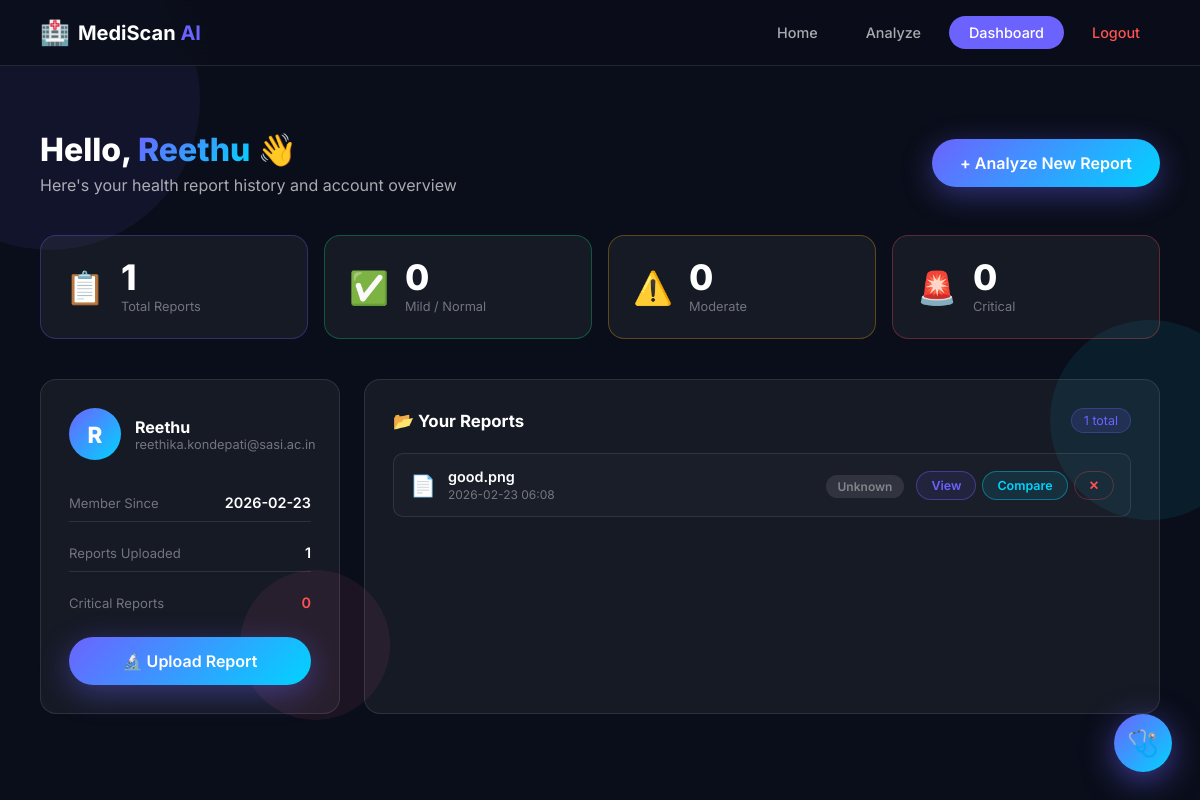
The app's page /dashboard (signed in) with its own data.
### tables this page shows
CREATE TABLE users (
            id        INTEGER PRIMARY KEY AUTOINCREMENT,
            username  TEXT    UNIQUE NOT NULL,
            email     TEXT    UNIQUE NOT NULL,
            password  TEXT    NOT NULL,
            created_at TEXT   DEFAULT (datetime('now'))
        );

CREATE TABLE reports (
            id              INTEGER PRIMARY KEY AUTOINCREMENT,
            user_id         INTEGER NOT NULL,
            filename        TEXT,
            file_path       TEXT,
            report_text     TEXT,
            abnormal_findings   TEXT,
            simple_explanation  TEXT,
            possible_conditions TEXT,
            severity            TEXT,
            next_steps          TEXT,
            disclaimer          TEXT,
            raw_response        TEXT,
            severity_level      INTEGER DEFAULT 0,
            uploaded_at         TEXT DEFAULT (datetime('now')),
            FOREIGN KEY(user_id) REFERENCES users(id)
        );

### app.py (the view)
@app.route("/dashboard")
@login_required
def dashboard():
    conn = get_db()
    user = conn.execute(
        "SELECT * FROM users WHERE id=?", (session["user_id"],)
    ).fetchone()
    if user is None:
        conn.close()
        session.clear()
        flash("Your session has expired or the account no longer exists. Please log in again.", "warning")
        return redirect(url_for("login"))
    reports = conn.execute(
        "SELECT * FROM reports WHERE user_id=? ORDER BY uploaded_at DESC",
        (session["user_id"],)
    ).fetchall()
    conn.close()
    total    = len(reports)
    critical = sum(1 for r in reports if r["severity_level"] == 3)
    moderate = sum(1 for r in reports if r["severity_level"] == 2)
    mild     = sum(1 for r in reports if r["severity_level"] == 1)
    return render_template("dashboard.html",
                           user=user, reports=reports,
                           total=total, critical=critical,
                           moderate=moderate, mild=mild)

### app.py (called while the page is built)
def get_db():
    conn = sqlite3.connect(DB_PATH)
    conn.row_factory = sqlite3.Row
    return conn

def login_required(f):
    @wraps(f)
    def decorated(*args, **kwargs):
        if "user_id" not in session:
            flash("Please log in to continue.", "warning")
            return redirect(url_for("login"))
        return f(*args, **kwargs)
    return decorated

### templates/dashboard.html (shortened to what this page needs)
<!DOCTYPE html>
<html lang="en">
<head>
    <link rel="stylesheet" href="{{ url_for('static', filename='style.css') }}">
</head>
<body class="dashboard-page">
<div class="bg-particles">
    <div class="particle"></div><div class="particle"></div><div class="particle"></div>
</div>
<nav class="navbar">
    <div class="nav-brand">
        <a href="/" style="text-decoration:none;display:flex;align-items:center;gap:8px;">
            <span class="nav-icon">🏥</span>
            <span class="nav-title">MediScan <span class="highlight">AI</span></span>
        </a>
    </div>
    <div class="nav-links">
        <a href="/" class="nav-link">Home</a>
        <a href="/analyze" class="nav-link">Analyze</a>
        <a href="/dashboard" class="nav-link active">Dashboard</a>
        <a href="/logout" class="nav-link logout-link">Logout</a>
    </div>
</nav>
<div class="dashboard-container">
    <div class="dash-header animate-slide-up">
        <div>
            <h1>Hello, <span class="gradient-text">{{ user['username'] }}</span> 👋</h1>
            <p>Here's your health report history and account overview</p>
        </div>
        <a href="/analyze" class="btn-primary">+ Analyze New Report</a>
    </div>
    <div class="dash-stats animate-slide-up">
        <div class="stat-card total">
            <div class="stat-icon">📋</div>
            <div class="stat-info">
                <div class="stat-num-big">{{ total }}</div>
                <div class="stat-lbl">Total Reports</div>
            </div>
        </div>
        <div class="stat-card mild">
            <div class="stat-icon">✅</div>
            <div class="stat-info">
                <div class="stat-num-big">{{ mild }}</div>
                <div class="stat-lbl">Mild / Normal</div>
            </div>
        </div>
        <div class="stat-card moderate">
            <div class="stat-icon">⚠️</div>
            <div class="stat-info">
                <div class="stat-num-big">{{ moderate }}</div>
                <div class="stat-lbl">Moderate</div>
            </div>
        </div>
        <div class="stat-card critical">
            <div class="stat-icon">🚨</div>
            <div class="stat-info">
                <div class="stat-num-big">{{ critical }}</div>
                <div class="stat-lbl">Critical</div>
            </div>
        </div>
    </div>
    <div class="dash-grid">
        <div class="account-card animate-card">
            <div class="account-card-header">
                <div class="avatar">{{ user['username'][0].upper() }}</div>
                <div>
                    <h3>{{ user['username'] }}</h3>
                    <p>{{ user['email'] }}</p>
                </div>
            </div>
            <div class="account-details">
                <div class="account-row">
                    <span class="acc-label">Member Since</span>
                    <span class="acc-val">{{ user['created_at'][:10] }}</span>
                </div>
                <div class="account-row">
                    <span class="acc-label">Reports Uploaded</span>
                    <span class="acc-val">{{ total }}</span>
                </div>
                <div class="account-row">
                    <span class="acc-label">Critical Reports</span>
                    <span class="acc-val crit-val">{{ critical }}</span>
                </div>
            </div>
            <a href="/analyze" class="btn-primary" style="width:100%;justify-content:center;margin-top:16px;">
                🔬 Upload Report
            </a>
        </div>
        <div class="reports-card animate-card">
            <div class="reports-card-header">
                <h3>📂 Your Reports</h3>
                <span class="badge-count">{{ total }} total</span>
            </div>
            {% if reports %}
            <div class="reports-list">
                {% for r in reports %}
                <div class="report-row {% if r['severity_level'] == 3 %}row-critical{% elif r['severity_level'] == 2 %}row-moderate{% else %}row-normal{% endif %}">
                    <div class="report-row-icon">
                        {% if r['severity_level'] == 3 %}🚨
                        {% elif r['severity_level'] == 2 %}⚠️
                        {% else %}📄{% endif %}
                    </div>
                    <div class="report-row-info">
                        <div class="report-row-name">{{ r['filename'] }}</div>
                        <div class="report-row-date">{{ r['uploaded_at'][:16] }}</div>
                    </div>
                    <div class="report-row-severity">
                        <span class="sev-badge sev-{{ r['severity_level'] }}">
                            {% if r['severity_level'] == 3 %}Critical
                            {% elif r['severity_level'] == 2 %}Moderate
                            {% elif r['severity_level'] == 1 %}Mild
                            {% else %}Unknown{% endif %}
                        </span>
                    </div>
                    <div class="report-row-actions">
                        <a href="/report/{{ r['id'] }}" class="btn-sm-view">View</a>
                        <button class="btn-sm-compare" onclick="doCompare({{ r['id'] }})">Compare</button>
                        <form method="post" action="/report/{{ r['id'] }}/delete" style="display:inline"
                              onsubmit="return confirm('Delete this report?')">
                            <button type="submit" class="btn-sm-del">✕</button>
                        </form>
                    </div>
                </div>
                {% endfor %}
            </div>
            {% else %}
            <div class="empty-reports">
                <div style="font-size:3rem;">📭</div>
                <p>No reports yet. Upload your first medical report!</p>
                <a href="/analyze" class="btn-primary" style="margin-top:16px;">Upload Report</a>
            </div>
            {% endif %}
        </div>
    </div>
</div>
</body>
</html>

### records on screen
users: username "Reethu", username "R", email "reethika.kondepati@sasi.ac.in", created_at "2026-02-23"
reports: filename "good.png", uploaded_at "2026-02-23 06:08", severity_level "Unknown"

### other values on screen
{{ total }} "1"
{{ mild }} "0"
{{ moderate }} "0"
{{ critical }} "0"
